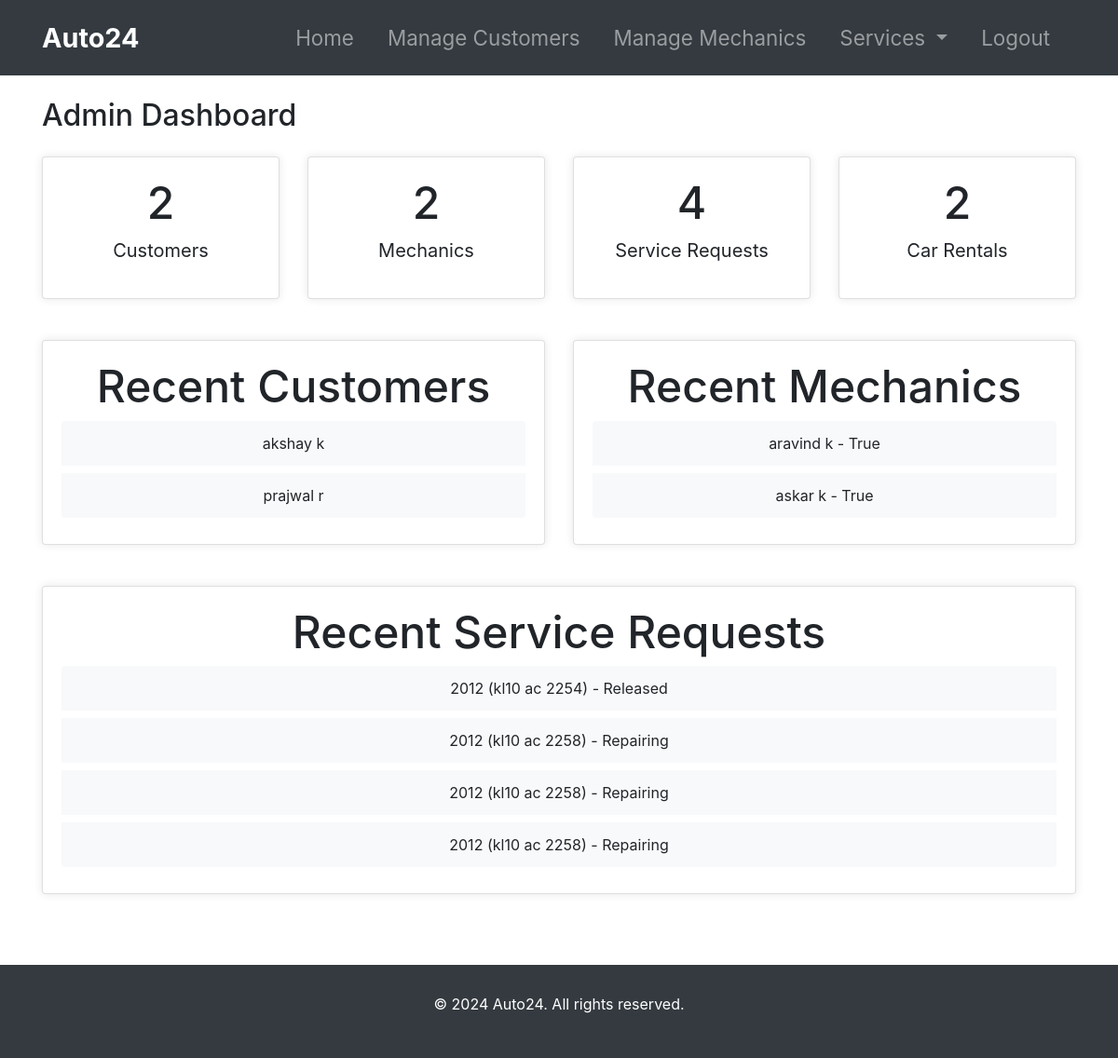
The page /adminpage/home/ (signed in) on the database its author committed.
### customer_management/models.py (models this page shows, shortened)
class Customer(models.Model):
    user = models.OneToOneField(User, on_delete=models.CASCADE)
    profile_pic = models.ImageField(upload_to='profile_pic/CustomerProfilePic/', null=True, blank=True)
    address = models.CharField(max_length=40)
    mobile = models.CharField(max_length=20, null=False)
    @property
    def get_name(self):
        return self.user.first_name + " " + self.user.last_name

class ServiceRequest(models.Model):
    STATUS_CHOICES = [
        ('Pending', 'Pending'),
        ('Approved', 'Approved'),
        ('Repairing', 'Repairing'),
        ('Repairing Done', 'Repairing Done'),
        ('Released', 'Released')
    ]
    customer = models.ForeignKey(Customer, on_delete=models.CASCADE, related_name='service_requests')
    assigned_mechanic = models.ForeignKey('mechanic_management.Mechanic', on_delete=models.CASCADE, related_name='service_requests', null=True, blank=True)
    vehicle = models.ForeignKey(Vehicle, on_delete=models.CASCADE, related_name='service_requests')
    problem_description = models.CharField(max_length=300)
    status = models.CharField(max_length=20, choices=STATUS_CHOICES, default='Pending')
    cost = models.DecimalField(max_digits=10, decimal_places=2, null=True, blank=True)
    created_at = models.DateTimeField(default=timezone.now)

class Vehicle(models.Model):
    number = models.CharField(max_length=20)
    model = models.CharField(max_length=100)
    customer = models.ForeignKey(Customer, on_delete=models.CASCADE, related_name='vehicles')
    def __str__(self):
        return f"{self.model} ({self.number})"

### mechanic_management/models.py (models this page shows, shortened)
class Mechanic(models.Model):
    user = models.OneToOneField(User, on_delete=models.CASCADE)
    profile_pic = models.ImageField(upload_to='profile_pic/MechanicProfilePic/', null=True, blank=True)
    address = models.CharField(max_length=40)
    mobile = models.CharField(max_length=20, null=False)
    skill = models.CharField(max_length=500, null=True)
    salary = models.IntegerField(null=True)
    status = models.BooleanField(default=False)
    @property
    def get_name(self):
        return self.user.first_name + " " + self.user.last_name

### admin_management/views.py (the view)
# urls.py: path('adminpage/home/', views.admin_home, name='admin_home'),
@staff_member_required
def admin_home(request):
    total_customers = Customer.objects.count()
    total_mechanics = Mechanic.objects.count()
    total_service_requests = ServiceRequest.objects.count()
    total_car_rentals = Booking.objects.count()  # Assuming you have a CarRental model
    customers = Customer.objects.all()[:5]  # Get the latest 5 customers
    mechanics = Mechanic.objects.all()[:5]  # Get the latest 5 mechanics
    service_requests = ServiceRequest.objects.all()[:5]  # Get the latest 5 service requests
    context = {
        'total_customers': total_customers,
        'total_mechanics': total_mechanics,
        'total_service_requests': total_service_requests,
        'total_car_rentals': total_car_rentals,
        'customers': customers,
        'mechanics': mechanics,
        'service_requests': service_requests,
    }
    return render(request, 'adminpage/admin_home.html', context)

### templates/adminpage/admin_home.html (shortened to what this page needs)
{% extends "adminpage/base.html" %}
{% block content %}
<div class="container">
    <div class="row">
        <div class="col-md-12">
            <h2 class="my-4">Admin Dashboard</h2>
        </div>
    </div>
    <div class="row">
        <div class="col-md-3">
            <a href="{% url 'manage_customers' %}" class="summary-link">
                <div class="card">
                    <div class="card-body">
                        <h3>{{ total_customers }}</h3>
                        <p>Customers</p>
                    </div>
                </div>
            </a>
        </div>
        <div class="col-md-3">
            <a href="{% url 'manage_mechanics' %}" class="summary-link">
                <div class="card">
                    <div class="card-body">
                        <h3>{{ total_mechanics }}</h3>
                        <p>Mechanics</p>
                    </div>
                </div>
            </a>
        </div>
        <div class="col-md-3">
            <a href="{% url 'manage_service_requests' %}" class="summary-link">
                <div class="card">
                    <div class="card-body">
                        <h3>{{ total_service_requests }}</h3>
                        <p>Service Requests</p>
                    </div>
                </div>
            </a>
        </div>
        <div class="col-md-3">
            <a href="{% url 'admin_pending_bookings' %}" class="summary-link">
                <div class="card">
                    <div class="card-body">
                        <h3>{{ total_car_rentals }}</h3>
                        <p>Car Rentals</p>
                    </div>
                </div>
            </a>
        </div>
    </div>
    <div class="row my-4">
        <div class="col-md-6">
            <div class="card">
                <div class="card-body">
                    <h3 class="card-title">Recent Customers</h3>
                    <ul class="list-group">
                        {% for customer in customers %}
                            <li class="list-group-item">
                               {{ customer.get_name }}</a>
                            </li>
                        {% empty %}
                            <li class="list-group-item text-muted">No customers found.</li>
                        {% endfor %}
                    </ul>
                </div>
            </div>
        </div>
        <div class="col-md-6">
            <div class="card">
                <div class="card-body">
                    <h3 class="card-title">Recent Mechanics</h3>
                    <ul class="list-group">
                        {% for mechanic in mechanics %}
                            <li class="list-group-item">
                                {{ mechanic.get_name }} - {{ mechanic.status }}</a>
                            </li>
                        {% empty %}
                            <li class="list-group-item text-muted">No mechanics found.</li>
                        {% endfor %}
                    </ul>
                </div>
            </div>
        </div>
    </div>
    <div class="row my-4">
        <div class="col-md-12">
            <div class="card">
                <div class="card-body">
                    <h3 class="card-title">Recent Service Requests</h3>
                    <ul class="list-group">
                        {% for request in service_requests %}
                            <li class="list-group-item">
                                {{ request.vehicle }} - {{ request.status }}</a>
                            </li>
                        {% empty %}
                            <li class="list-group-item text-muted">No service requests found.</li>
                        {% endfor %}
                    </ul>
                </div>
            </div>
        </div>
    </div>
</div>
{% endblock %}

### templates/adminpage/base.html (style rules this page uses)
body { display: flex; flex-direction: column; min-height: 100vh; }

### templates/adminpage/admin_home.html (style rules this page uses)
.my-4 { margin-top: 2rem; margin-bottom: 2rem; }
.card { margin-bottom: 20px; box-shadow: 0 0 10px rgba(0, 0, 0, 0.1); }
.card-title { font-size: 1.25rem; margin-bottom: 1rem; }
.card-body { text-align: center; }
.card-body h3 { font-size: 3rem; margin-bottom: 0.5rem; }
.card-body p { font-size: 1.25rem; }
.list-group-item { background-color: #f8f9fa; margin-bottom: 0.5rem; border: none; }
.summary-link { text-decoration: none; color: inherit; }

### rows shown on the page
Customer: get_name "akshay k"
Customer: get_name "prajwal r"
Mechanic: get_name "aravind k", status "True"
Mechanic: get_name "askar k", status "True"
ServiceRequest: vehicle "2012 (kl10 ac 2254)", status "Released"
ServiceRequest: vehicle "2012 (kl10 ac 2258)", status "Repairing"
ServiceRequest: vehicle "2012 (kl10 ac 2258)", status "Repairing"
ServiceRequest: vehicle "2012 (kl10 ac 2258)", status "Repairing"

### other values the page prints
{{ total_customers }} "2"
{{ total_mechanics }} "2"
{{ total_service_requests }} "4"
{{ total_car_rentals }} "2"
